Frame 1 (no input): blank canvas, image omitted
Frame 60 (the mouse pressed at the canvas centre just before this capture): blank canvas, image omitted
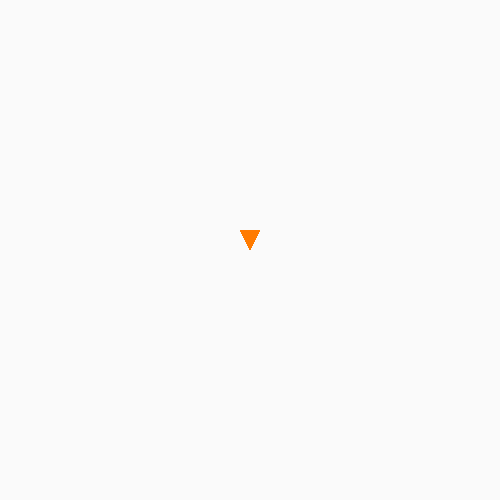
Frame 120 (the mouse held since frame 60 and released just before this capture)

The Processing sketch whose frames 1 and 60 were blank and that drew this single picture after the mouse press (run headless with seeded random() and noise(); from frame 60 on, the mouse is pressed at the canvas centre):

// Processing sketch: processing_113337
// ── processing_113337.pde

float x;
float y;
float lerp;
int r;
int g;
int b;

boolean colorchange;

void setup() {
  size(500,500);
  background(250);
  colorchange= false;
}

void draw() {
  noStroke ();
  x=mouseX;
  y=mouseY;
  color from = color(255,123,0);
    color to = color(74,0,191);
    color interA = lerpColor(from, to, lerp);
    fill(interA);
    if (!colorchange) {
      lerp-=0.1;}
      else if (colorchange) {
        lerp-=0.1;}
        if (lerp <=0.001 || lerp >=0.999) 
        {colorchange =!colorchange;
   }

     
    if (mousePressed==true) {
    triangle(x, y, x-10, y-20, x+10, y-20);
   
    }
}
